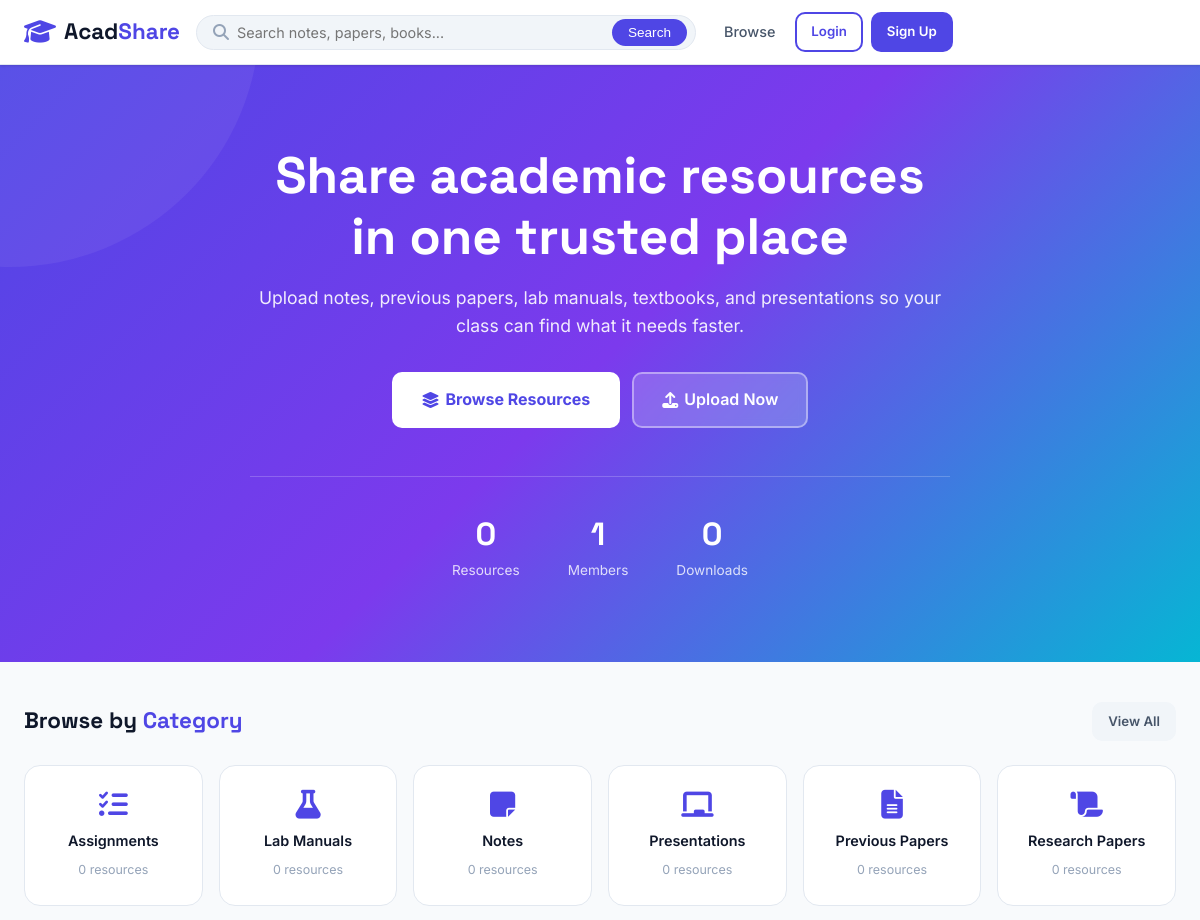
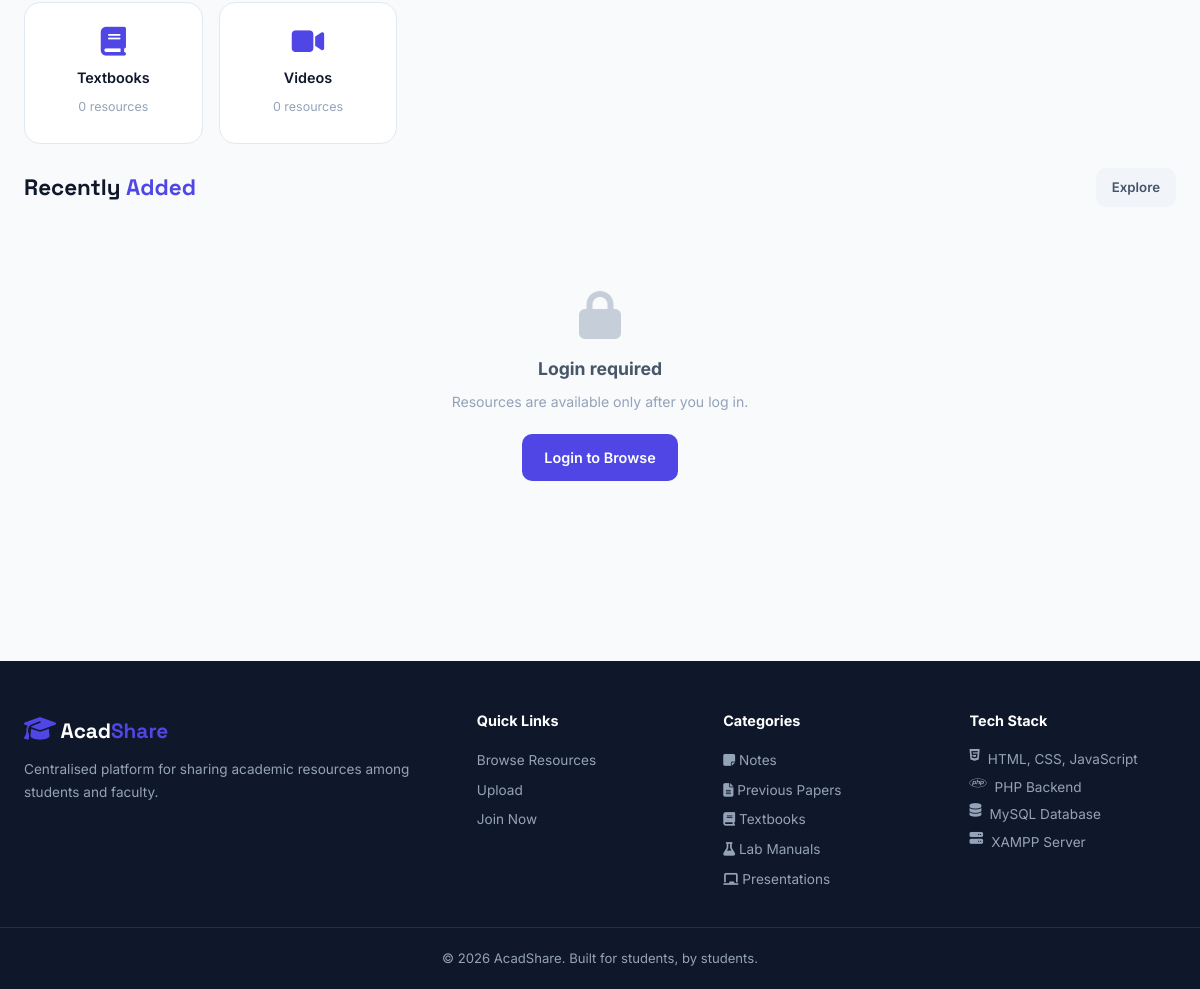
The page / on the database its author committed (2 pictures, top to bottom).
### tables this page shows
CREATE TABLE categories (
    id INT AUTO_INCREMENT PRIMARY KEY,
    name VARCHAR(100) NOT NULL,
    icon VARCHAR(50) DEFAULT 'fa-folder',
    description TEXT
);

### config.php (called while the page is built, shortened)
<?php
function getDB() {
    static $conn = null;
    if ($conn === null) {
        $conn = new mysqli(DB_HOST, DB_USER, DB_PASS, DB_NAME);
        $conn->set_charset('utf8mb4');
    }
    return $conn;
}
function h($input) {
    return htmlspecialchars((string)$input, ENT_QUOTES, 'UTF-8');
}
function sanitize($input) {
    return h(strip_tags(trim((string)$input)));
}
function getCurrentUser() {
    if (empty($_SESSION['user_id'])) {
        return null;
    }
    $result = preparedQuery("SELECT * FROM users WHERE id = ? LIMIT 1", 'i', [(int)$_SESSION['user_id']]);
    return $result ? $result->fetch_assoc() : null;
}
?>

### index.php (the view, shortened to what this page needs)
<?php
require_once __DIR__ . '/config.php';
$user = getCurrentUser();
$page = $_GET['page'] ?? 'home';
$routes = [
    'home' => __DIR__ . '/pages/home.php',
    'browse' => __DIR__ . '/pages/browse.php',
    'search' => __DIR__ . '/pages/browse.php',
    'login' => __DIR__ . '/pages/login.php',
    'register' => __DIR__ . '/pages/register.php',
    'dashboard' => __DIR__ . '/pages/dashboard.php',
    'upload' => __DIR__ . '/pages/upload.php',
    'my-resources' => __DIR__ . '/pages/browse.php',
    'bookmarks' => __DIR__ . '/pages/browse.php',
    'profile' => __DIR__ . '/pages/dashboard.php',
];
$avatarInitial = $user ? strtoupper(substr(trim($user['full_name']), 0, 1)) : '';
$profilePic = $user['profile_pic'] ?? '';
$profilePicPath = __DIR__ . '/uploads/' . $profilePic;
$hasProfilePic = $profilePic && is_file($profilePicPath);
?>
<!DOCTYPE html>
<html lang="en">
<head>
    <link rel="stylesheet" href="https://cdnjs.cloudflare.com/ajax/libs/font-awesome/6.5.0/css/all.min.css">
    <link rel="stylesheet" href="<?= h(SITE_URL) ?>/css/style.css">
</head>
<body>
<nav class="navbar">
    <div class="nav-container">
        <a class="nav-brand" href="<?= h(SITE_URL) ?>/index.php">
            <span class="brand-icon"><i class="fa-solid fa-graduation-cap"></i></span>
            <span class="brand-text">Acad<span class="accent">Share</span></span>
        </a>
        <div class="nav-search">
            <form action="<?= h(SITE_URL) ?>/index.php" method="GET">
                <div class="search-wrap">
                    <i class="fa-solid fa-magnifying-glass"></i>
                    <input type="text" name="q" placeholder="Search notes, papers, books..." value="<?= sanitize($_GET['q'] ?? '') ?>">
                    <button type="submit">Search</button>
                </div>
            </form>
        </div>
        <div class="nav-links">
            <a href="<?= h(SITE_URL) ?>/index.php?page=browse" class="nav-link <?= in_array($page, ['browse', 'search'], true) ? 'active' : '' ?>">Browse</a>
            <?php if ($user): ?>
                <a href="<?= h(SITE_URL) ?>/index.php?page=upload" class="btn btn-primary btn-sm">
                    <i class="fa-solid fa-upload"></i> Upload
                </a>
                <div class="nav-user">
                    <button class="user-avatar-btn" type="button" onclick="toggleUserMenu()" aria-expanded="false" aria-controls="userMenu">
                        <?php if ($hasProfilePic): ?>
                            <img src="<?= h(SITE_URL) ?>/uploads/<?= h($profilePic) ?>" alt="Avatar" class="user-avatar">
                        <?php else: ?>
                            <span class="user-avatar user-avatar-fallback"><?= h($avatarInitial) ?></span>
                        <?php endif; ?>
                        <span><?= h(explode(' ', trim($user['full_name']))[0]) ?></span>
                        <i class="fa-solid fa-chevron-down"></i>
                    </button>
                    <div class="user-menu" id="userMenu">
                        <a href="<?= h(SITE_URL) ?>/index.php?page=dashboard"><i class="fa-solid fa-gauge"></i> Dashboard</a>
                        <a href="<?= h(SITE_URL) ?>/index.php?page=my-resources"><i class="fa-solid fa-folder-open"></i> My Resources</a>
                        <a href="<?= h(SITE_URL) ?>/index.php?page=bookmarks"><i class="fa-solid fa-bookmark"></i> Bookmarks</a>
                        <a href="<?= h(SITE_URL) ?>/index.php?page=profile"><i class="fa-solid fa-user-gear"></i> Profile</a>
                        <hr>
                        <a href="<?= h(SITE_URL) ?>/logout.php" class="text-danger"><i class="fa-solid fa-right-from-bracket"></i> Logout</a>
                    </div>
                </div>
            <?php else: ?>
                <a href="<?= h(SITE_URL) ?>/index.php?page=login" class="btn btn-outline btn-sm">Login</a>
                <a href="<?= h(SITE_URL) ?>/index.php?page=register" class="btn btn-primary btn-sm">Sign Up</a>
            <?php endif; ?>
        </div>
    </div>
</nav>
<?php require $routes[$page]; ?>
<footer class="site-footer">
    <div class="footer-container">
        <div class="footer-brand">
            <span class="brand-icon"><i class="fa-solid fa-graduation-cap"></i></span>
            <span class="brand-text">Acad<span class="accent">Share</span></span>
            <p>Centralised platform for sharing academic resources among students and faculty.</p>
        </div>
        <div class="footer-links">
            <h4>Quick Links</h4>
            <a href="<?= h(SITE_URL) ?>/index.php?page=browse">Browse Resources</a>
            <a href="<?= h(SITE_URL) ?>/index.php?page=upload">Upload</a>
            <a href="<?= h(SITE_URL) ?>/index.php?page=register">Join Now</a>
        </div>
        <div class="footer-categories">
            <h4>Categories</h4>
            <?php
            $cats = getDB()->query("SELECT * FROM categories LIMIT 5");
            if ($cats):
                while ($cat = $cats->fetch_assoc()):
            ?>
            <a href="<?= h(SITE_URL) ?>/index.php?page=browse&category=<?= (int)$cat['id'] ?>">
                <i class="fa-solid <?= h($cat['icon']) ?>"></i> <?= h($cat['name']) ?>
            </a>
            <?php
                endwhile;
            endif;
            ?>
        </div>
        <div class="footer-info">
            <h4>Tech Stack</h4>
            <p><i class="fa-brands fa-html5"></i> HTML, CSS, JavaScript</p>
            <p><i class="fa-brands fa-php"></i> PHP Backend</p>
            <p><i class="fa-solid fa-database"></i> MySQL Database</p>
            <p><i class="fa-solid fa-server"></i> XAMPP Server</p>
        </div>
    </div>
    <div class="footer-bottom">
        <p>&copy; <?= date('Y') ?> AcadShare. Built for students, by students.</p>
    </div>
</footer>
</body>
</html>

### pages/home.php (shortened to what this page needs)
<?php
$db = getDB();
$stats = [
    'resources' => 0,
    'students' => 0,
    'downloads' => 0,
];
$result = $db->query("SELECT COUNT(*) AS total FROM resources WHERE status = 'approved'");
if ($result) $stats['resources'] = (int)$result->fetch_assoc()['total'];
$result = $db->query("SELECT COUNT(*) AS total FROM users");
if ($result) $stats['students'] = (int)$result->fetch_assoc()['total'];
$result = $db->query("SELECT COALESCE(SUM(download_count), 0) AS total FROM resources WHERE status = 'approved'");
if ($result) $stats['downloads'] = (int)$result->fetch_assoc()['total'];
$categories = $db->query("
    SELECT c.*, COUNT(r.id) AS resource_count
    FROM categories c
    LEFT JOIN resources r ON r.category_id = c.id AND r.status = 'approved'
    GROUP BY c.id
    ORDER BY c.name
");
$recent = null;
$browseUrl = $user
    ? SITE_URL . '/index.php?page=browse'
    : SITE_URL . '/index.php?page=login&redirect=' . urlencode('/academic_platform/index.php?page=browse');
?>
<section class="hero">
    <div class="hero-content">
        <h1>Share academic resources in one trusted place</h1>
        <p>Upload notes, previous papers, lab manuals, textbooks, and presentations so your class can find what it needs faster.</p>
        <div class="hero-actions">
            <a href="<?= h($browseUrl) ?>" class="btn btn-white btn-lg">
                <i class="fa-solid fa-layer-group"></i> Browse Resources
            </a>
            <a href="<?= h(SITE_URL) ?>/index.php?page=upload" class="btn btn-glass btn-lg">
                <i class="fa-solid fa-upload"></i> Upload Now
            </a>
        </div>
        <div class="hero-stats">
            <div class="hero-stat">
                <div class="number"><?= number_format($stats['resources']) ?></div>
                <div class="label">Resources</div>
            </div>
            <div class="hero-stat">
                <div class="number"><?= number_format($stats['students']) ?></div>
                <div class="label">Members</div>
            </div>
            <div class="hero-stat">
                <div class="number"><?= number_format($stats['downloads']) ?></div>
                <div class="label">Downloads</div>
            </div>
        </div>
    </div>
</section>
<main class="main-container">
    <section class="mb-3">
        <div class="section-header">
            <h2 class="section-title">Browse by <span>Category</span></h2>
            <a href="<?= h(SITE_URL) ?>/index.php?page=browse" class="btn btn-ghost btn-sm">View All</a>
        </div>
        <div class="categories-grid">
            <?php if ($categories && $categories->num_rows): ?>
                <?php while ($cat = $categories->fetch_assoc()): ?>
                    <a class="category-card" href="<?= h(SITE_URL) ?>/index.php?page=browse&category=<?= (int)$cat['id'] ?>">
                        <i class="fa-solid <?= h($cat['icon']) ?>"></i>
                        <h3><?= h($cat['name']) ?></h3>
                        <span><?= (int)$cat['resource_count'] ?> resources</span>
                    </a>
                <?php endwhile; ?>
            <?php endif; ?>
        </div>
    </section>
    <section>
        <div class="section-header">
            <h2 class="section-title">Recently <span>Added</span></h2>
            <a href="<?= h($browseUrl) ?>" class="btn btn-ghost btn-sm">Explore</a>
        </div>
        <div class="resources-grid">
            <?php if (!$user): ?>
                <div class="empty-state span-grid">
                    <i class="fa-solid fa-lock"></i>
                    <h3>Login required</h3>
                    <p>Resources are available only after you log in.</p>
                    <a href="<?= h($browseUrl) ?>" class="btn btn-primary">Login to Browse</a>
                </div>
            <?php elseif ($recent && $recent->num_rows): ?>
                <?php while ($resource = $recent->fetch_assoc()): ?>
                    <?php include __DIR__ . '/resource-card.php'; ?>
                <?php endwhile; ?>
            <?php endif; ?>
        </div>
    </section>
</main>

### rows shown on the page
categories: name "Assignments", resource_count "0"
categories: name "Lab Manuals", resource_count "0"
categories: name "Notes", resource_count "0"
categories: name "Presentations", resource_count "0"
categories: name "Previous Papers", resource_count "0"
categories: name "Research Papers", resource_count "0"
categories: name "Textbooks", resource_count "0"
categories: name "Videos", resource_count "0"

### other values the page prints
$stats['resources'] "0"
$stats['students'] "1"
$stats['downloads'] "0"
